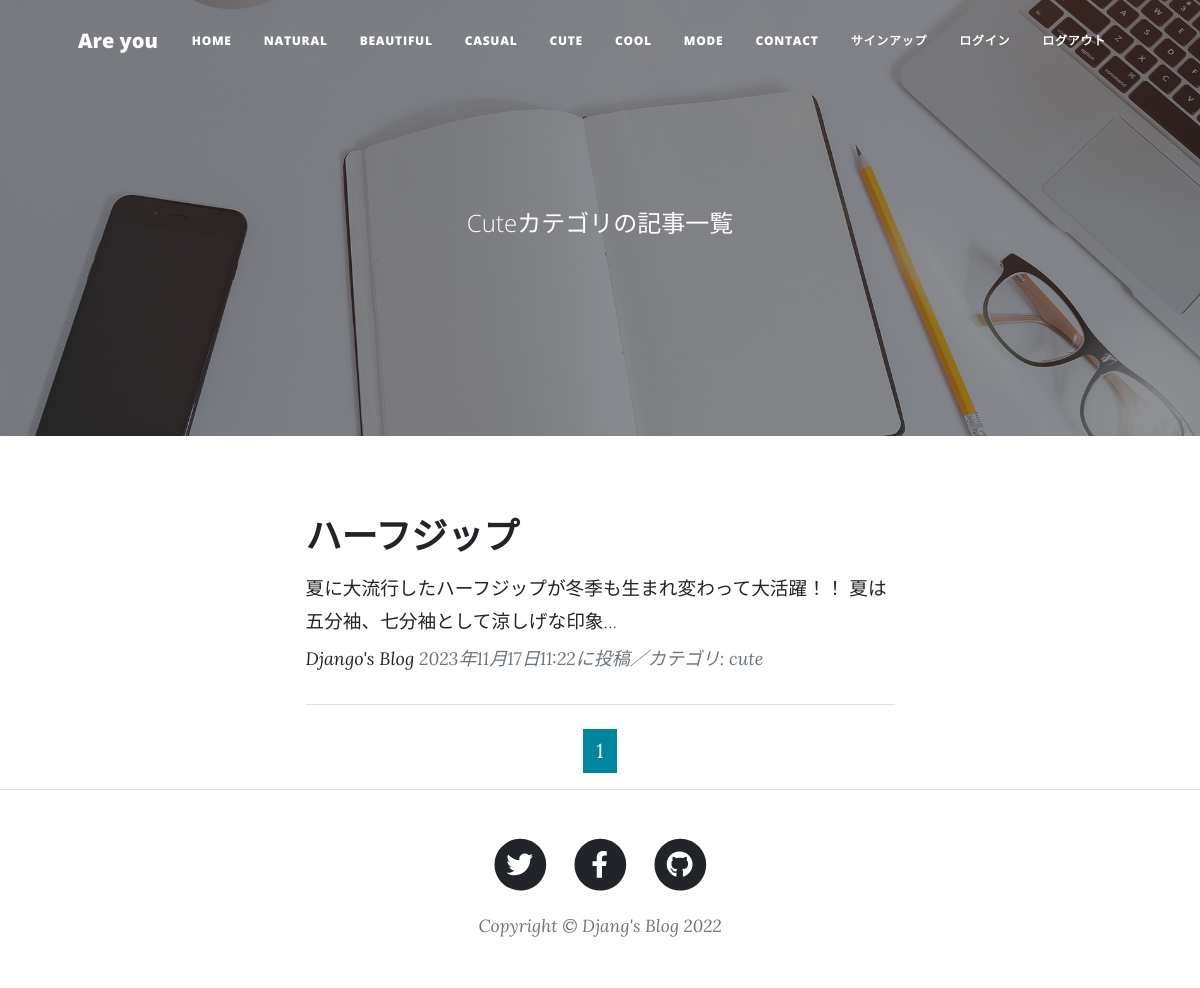
Page /cute-list/ on the committed database.
### blogapp/models.py (models this page shows, shortened)
class BlogPost(models.Model):
    CATEGORY = (('natural','ナチュラル'),
                ('beautiful','きれいめ'),
                ('casual','カジュアル'),
                ('cute', '可愛い系'),
                ('cool', 'クール系'),
                ('mode', 'モード系'),)
    title = models.CharField(
        verbose_name='タイトル', # フィールドのタイトル
        max_length=200        # 最大文字数は200
        )
    content = models.TextField(
        verbose_name='本文'   # フィールドのタイトル
        )
    posted_at = models.DateTimeField(
        verbose_name='投稿日時', # フィールドのタイトル
        auto_now_add=True       # 日時を自動追加
        )
    category = models.CharField(
        verbose_name='カテゴリ', # フィールドのタイトル
        max_length=50,        # 最大文字数は50
        choices=CATEGORY # categoryフィールドにはCATEGORYの要素のみを登録
        )

### blogapp/views.py (the view)
class CuteView(ListView):
    template_name ='cute_list.html'
    model = BlogPost
    context_object_name = 'cute_records'
    queryset = BlogPost.objects.filter(
        category='cute').order_by('-posted_at')
    paginate_by = 2

### blogapp/templates/cute_list.html (shortened to what this page needs)
{% extends 'base.html' %}
{% load static %}
        {% block header %}
        <header class="masthead"
                style="background-image: url({% static 'assets/img/home-bg.jpg' %})">
            <div class="container position-relative px-4 px-lg-5">
                <div class="row gx-4 gx-lg-5 justify-content-center">
                    <div class="col-md-10 col-lg-8 col-xl-7">
                        <div class="site-heading">
                            <span class="subheading">
                                Cuteカテゴリの記事一覧</span>
                        </div>
                    </div>
                </div>
            </div>
        </header>
        {% endblock %}
        {% block contents %}
        <div class="container px-4 px-lg-5">
            <div class="row gx-4 gx-lg-5 justify-content-center">
                <div class="col-md-10 col-lg-8 col-xl-7">
                    {% for record in cute_records %}
                    <div class="post-preview">
                        <a href="{% url 'blogapp:blog_detail' record.pk %}">
                            <h2 class="post-title">
                                {{record.title}}</h2>
                            <h3 class="post-subtitle">
                                <span style="font-size : 14pt">
                                    {{record.content|truncatechars:50}}
                                </span>
                            </h3>
                        </a>
                        <p class="post-meta">
                            <a href="#">Django's Blog</a>
                            {{record.posted_at}}に投稿／カテゴリ:
                            {{record.category}}</p>
                    </div>
                    <hr class="my-4" />
                    {% endfor %}
                    {% include "pagination.html" %}
                </div>
            </div>
        </div>
        {% endblock %}

### rows in the picture
BlogPost: title "ハーフジップ", content "夏に大流行したハーフジップが冬季も生まれ変わって大活躍！！ 夏は五分袖、七分袖として涼しげな印象…", posted_at "2023年11月17日11:22", category "cute"

### other values in the picture
{{ num }} "1"
